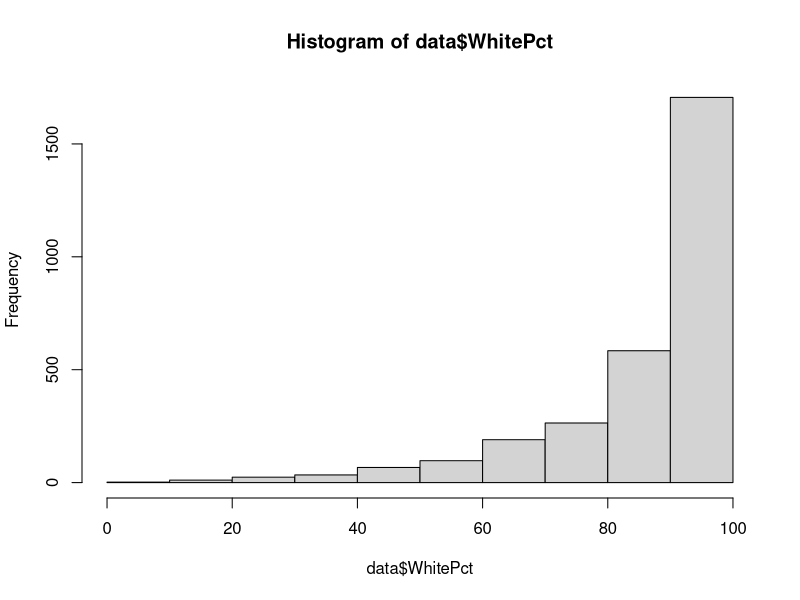
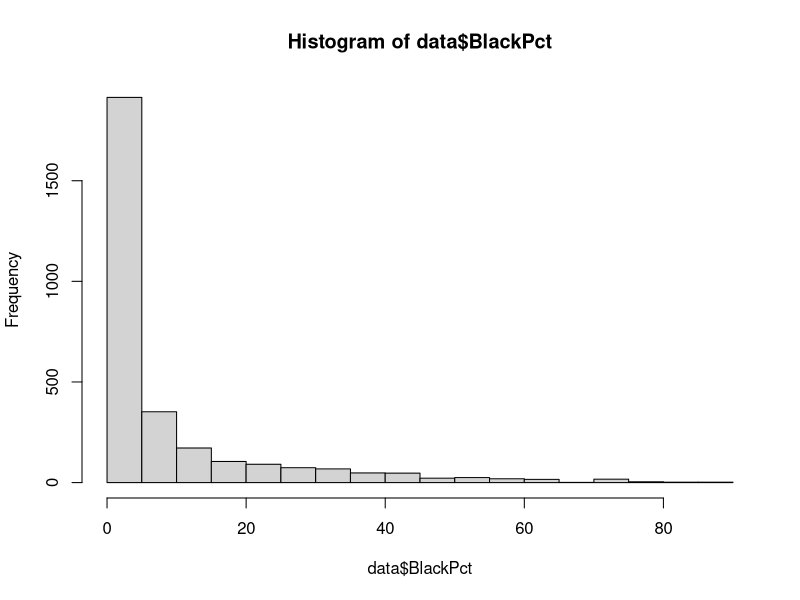
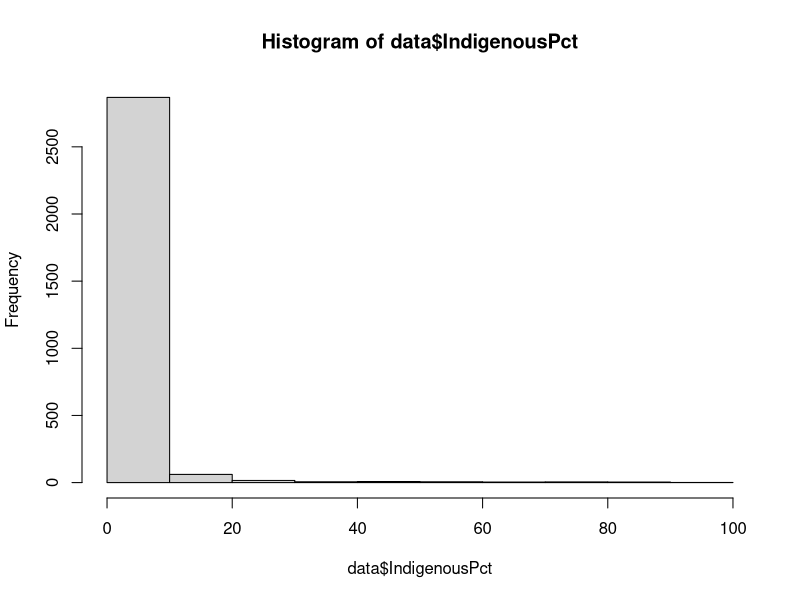
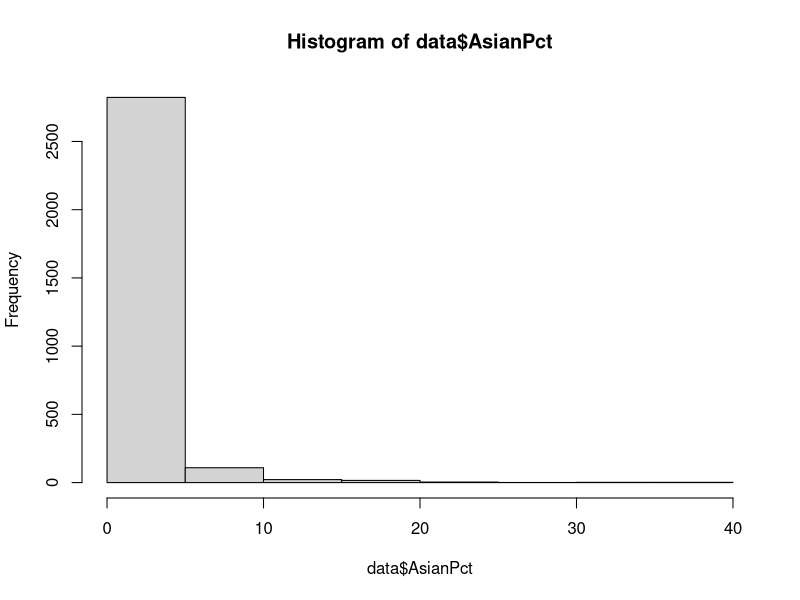
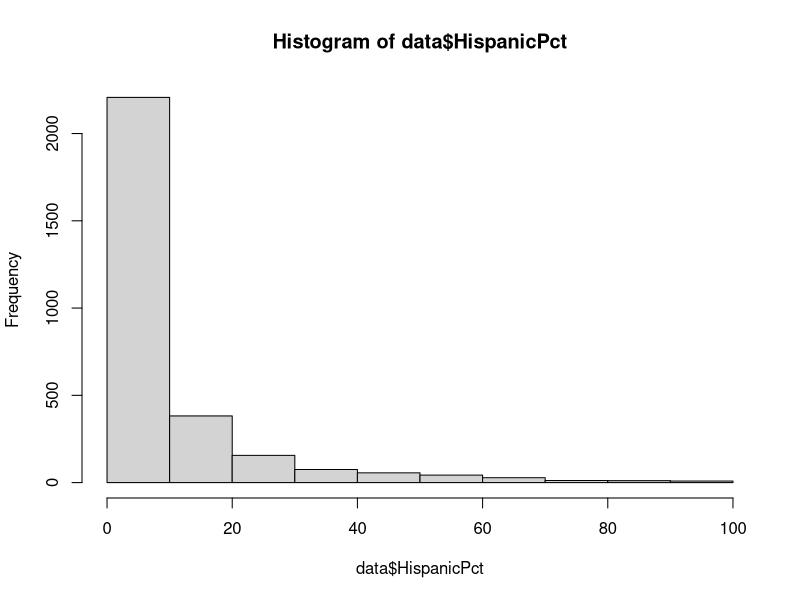
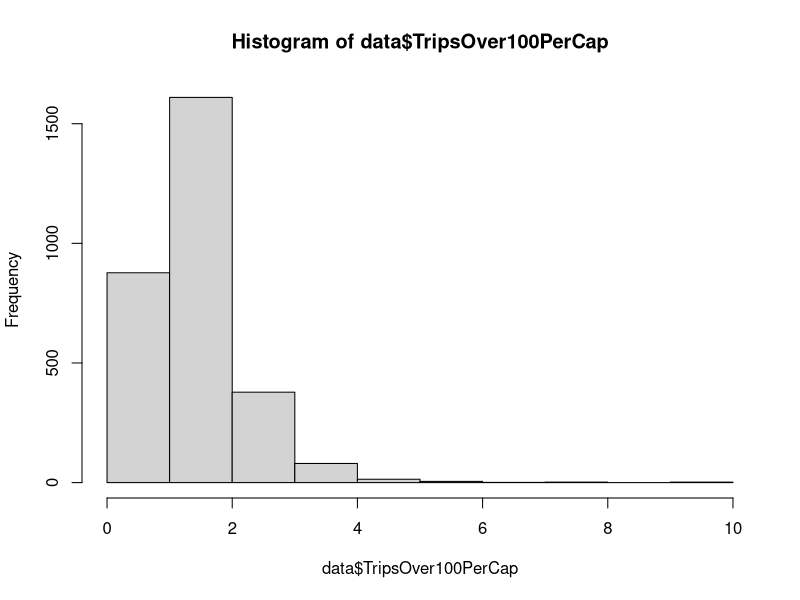
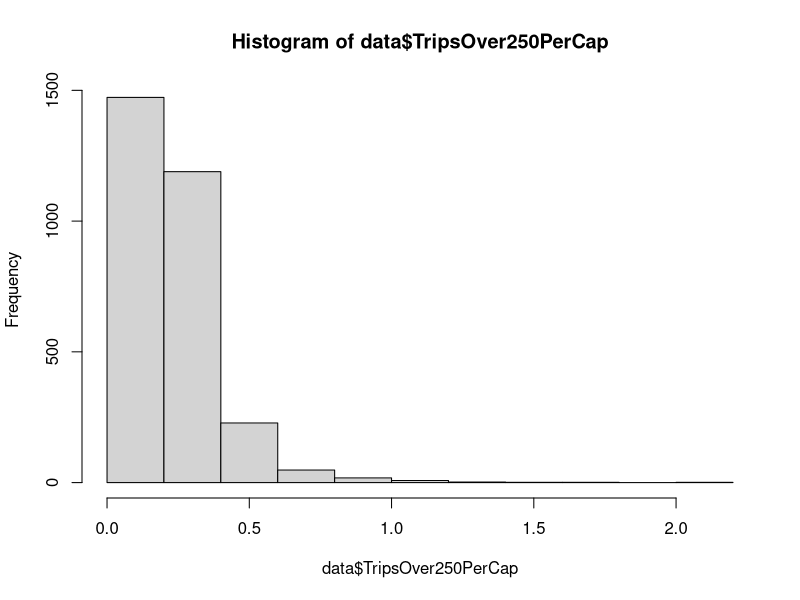
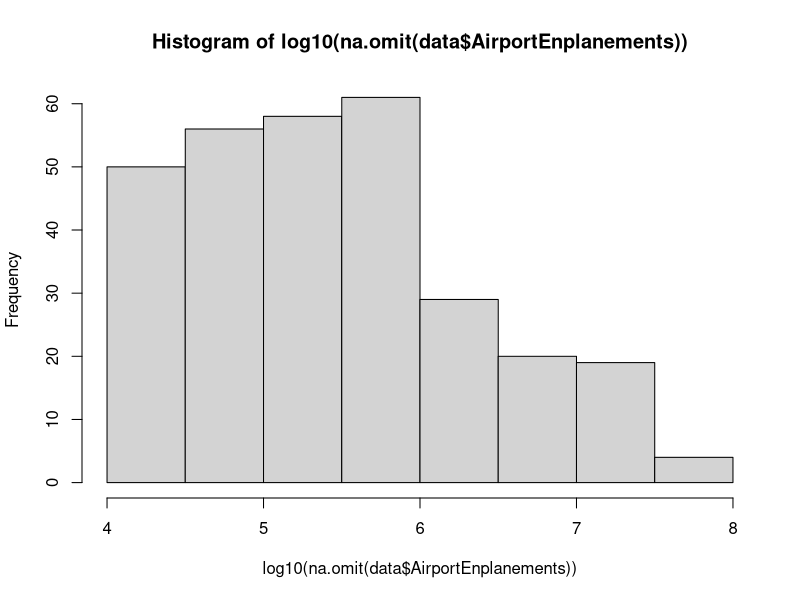

These charts were generated, in order, by the following R code:
## ---- chunk 1
library(tidyverse)
library(dplyr)
## ---- chunk 2
setwd(".")
data <- read.csv(file=file.path("../src/processed_data/", "Selected_Data_V1.csv"))
## ---- chunk 3
head(data)
## ---- chunk 4
hist(data$WhitePct)
hist(data$BlackPct)
hist(data$IndigenousPct)
hist(data$AsianPct)
hist(data$HispanicPct)
## ---- chunk 5
hist(data$TripsOver100PerCap)
hist(data$TripsOver250PerCap)
## ---- chunk 6

## ---- chunk 7

## ---- chunk 8
hist(log10(na.omit(data$AirportEnplanements)))

na.omit(data$AirportEnplanements)
